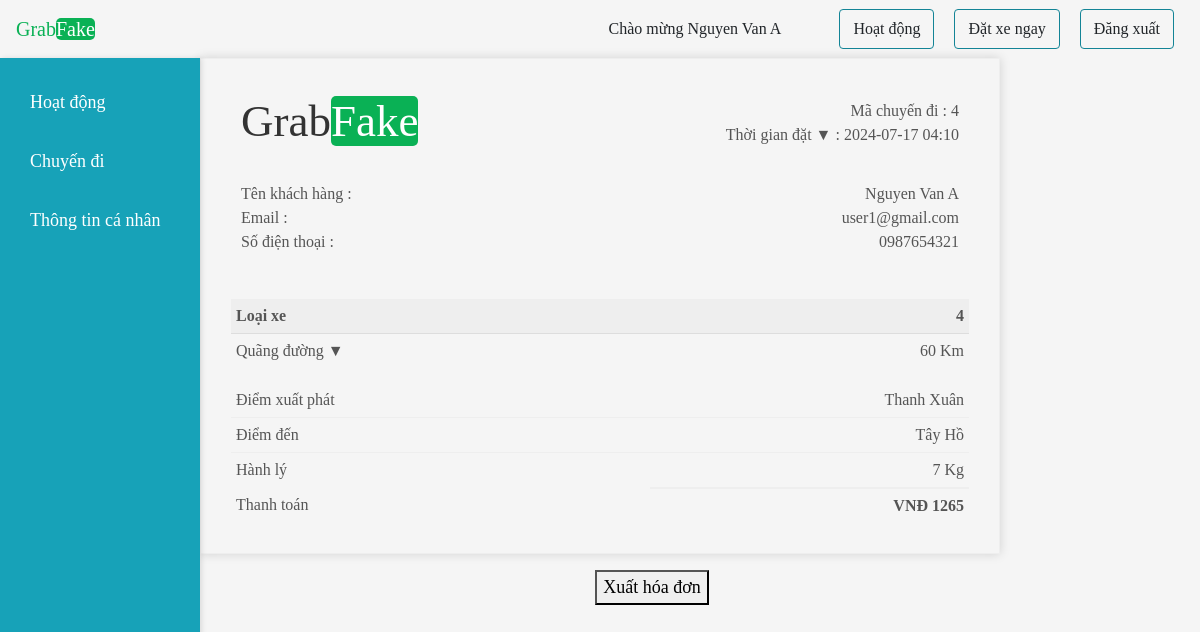
The page /invoiceu.php?id=4 (signed in) on the database its author committed.
### tables this page shows
CREATE TABLE `ride` (
  `ride_id` int NOT NULL,
  `ride_date` varchar(20) NOT NULL,
  `from_distance` varchar(50) NOT NULL,
  `to_distance` varchar(50) NOT NULL,
  `cab_type` tinyint NOT NULL,
  `total_distance` varchar(50) NOT NULL,
  `luggage` varchar(50) NOT NULL,
  `total_fare` varchar(50) NOT NULL,
  `status` int NOT NULL,
  `customer_user_id` int NOT NULL,
  `driver_id` int NOT NULL
);

CREATE TABLE `user` (
  `user_id` int NOT NULL,
  `user_name` varchar(50) NOT NULL,
  `name` varchar(255) NOT NULL,
  `dateofsignup` varchar(20) NOT NULL,
  `mobile` varchar(15) NOT NULL,
  `isblock` tinyint(1) NOT NULL,
  `password` varchar(50) NOT NULL,
  `role` tinyint(1) NOT NULL,
  `vehicle_type` int NOT NULL
);

### dbcon.php (called while the page is built, shortened)
<?php
class Dbcon
{
    public function __construct()
    {
        $this->conn = new mysqli("localhost", "root", "", "grab_fake");
    }
}

### user.php (called while the page is built, shortened)
<?php
require('dbcon.php');
class user
{
    function iallride($id, $conn)
    {
        $sql = "SELECT * FROM ride WHERE ride_id='$id'";
        $result = $conn->query($sql);
        $appr = array();
        while ($row = $result->fetch_assoc()) {
            array_push($appr, $row);
        }
        return $appr;
    }
    function ialluser($cid, $conn)
    {
        $sql = "SELECT * FROM user WHERE user_id='$cid'";
        $result = $conn->query($sql);
        $appr = array();
        while ($row = $result->fetch_assoc()) {
            array_push($appr, $row);
        }
        return $appr;
    }
}

### invoiceu.php (the view, shortened to what this page needs)
<?php
if ($_SESSION['userdata']['role'] == 1) {
    include('header.php');
    include('adminwrk.php');
?>
    <header>
        <nav class="navbar navbar-expand-lg">
            <a class="navbar-brand nos" href="#">Grab<span class="logo-header">Fake</span></a>
            <button class="navbar-toggler" type="button" data-toggle="collapse" data-target="#navbarSupportedContent" aria-controls="navbarSupportedContent" aria-expanded="false" aria-label="Toggle navigation">
                <span><i class="fas fa-bars logo text-dark"></i></span>
            </button>
            <div class="collapse navbar-collapse" id="navbarSupportedContent">
                <ul class="navbar-nav ml-auto">
                    <li class="nav-item rbtn">
                        <a class="btn" href="admin.php">Dashboard</a>
                        <a class="btn" href="logout.php">Đăng xuất</a>
                    </li>
                </ul>
            </div>
        </nav>
    </header>
    <?php
    echo '<h1 class="text-center text-weight-bold text-dark">ADMIN can not Enter User Area</h1>';
} else {
    include('header.php');
    include('user.php');
    include('navs.php');
    if ($_SESSION['userdata']['role'] != 1) {
        include('ussidebar.php');
        $id = $_GET['id'];
        $adm = new user();
        $admc = new dbcon();
        $shor = $adm->iallride($id, $admc->conn);
        foreach ($shor as $key => $val) {
            $rid = $val['ride_id'];
            $cid = $val['customer_user_id'];
            $date = $val['ride_date'];
            $cab = $val['cab_type'];
            $pic = $val['from_distance'];
            $drop = $val['to_distance'];
            $lugg = $val['luggage'];
            $fare = $val['total_fare'];
            $dist = $val['total_distance'];
        }
        $usr = $adm->ialluser($cid, $admc->conn);
        foreach ($usr as $key1 => $val1) {
            $name = $val1['name'];
            $email = $val1['user_name'];
            $mob = $val1['mobile'];
        }
    ?>
        </head>
        <body>
            <div id="pbox">
                <div class="invoice-box">
                    <table cellpadding="0" cellspacing="0">
                        <tr class="top">
                            <td colspan="2">
                                <table>
                                    <tr>
                                        <td class="title">
                                            <a style="width:100%; max-width:300px;">Grab<span class="logo-header">Fake</span>
                                        </td>
                                        <td>
                                            Mã chuyến đi : <?php echo $rid; ?><br>
                                            Thời gian đặt &#9660; : <?php echo $date; ?><br>
                                        </td>
                                    </tr>
                                </table>
                            </td>
                        </tr>
                        <tr class="information">
                            <td colspan="2">
                                <table>
                                    <tr>
                                        <td>
                                            Tên khách hàng :<br>
                                            Email :<br>
                                            Số điện thoại :
                                        </td>
                                        <td>
                                            <?php echo $name; ?><br>
                                            <?php echo $email; ?><br>
                                            <?php echo $mob; ?>
                                        </td>
                                    </tr>
                                </table>
                            </td>
                        </tr>
                        <tr class="heading">
                            <td>
                                Loại xe
                            </td>
                            <td>
                                <?php echo $cab; ?>
                            </td>
                        </tr>
                        <tr class="details">
                            <td>
                                Quãng đường &#9660;
                            </td>
                            <td>
                                <?php echo $dist; ?> Km
                            </td>
                        </tr>
                        <tr class="item">
                            <td>
                                Điểm xuất phát
                            </td>
                            <td>
                                <?php echo $pic; ?>
                            </td>
                        </tr>
                        <tr class="item">
                            <td>
                                Điểm đến
                            </td>
                            <td>
                                <?php echo $drop; ?>
                            </td>
                        </tr>
                        <tr class="item last">
                            <td>
                                Hành lý
                            </td>
                            <td>
                                <?php echo $lugg; ?> Kg
                            </td>
                        </tr>
                        <tr class="total">
                            <td>Thanh toán</td>
                            <td>VNĐ
                                <?php echo $fare; ?>
                            </td>
                        </tr>
                    </table>
                </div>
            </div>
            <div class="text-center mt-3 mr-lg-5 pr-lg-5">
                <button id="prnt">Xuất hóa đơn</button>
            </div>
    <?php
    }
    include('adfoot.php');
} ?>

### assets/css/style.css (style rules this page uses)
* { box-sizing: border-box; }
body { font-family: "Times New Roman", Times, serif; font-size: 16px; line-height: 1.6; margin: 0; padding: 0; background-color: #f5f5f5; }
.logo-header { background-color: #0ab155; color: white; border-radius: 5px; }
button { font-size: 18px !important; }
.invoice-box { max-width: 800px; margin: auto; padding: 30px; border: 1px solid #eee; box-shadow: 0 0 10px rgba(0, 0, 0, 0.15); font-size: 16px; line-height: 24px; color: #555; }
.invoice-box table { width: 100%; line-height: inherit; text-align: left; }
.invoice-box table td { padding: 5px; vertical-align: top; }
.invoice-box table tr td:nth-child(2) { text-align: right; }
.invoice-box table tr.top table td { padding-bottom: 20px; }
.invoice-box table tr.top table td.title { font-size: 45px; line-height: 45px; color: #333; }
.invoice-box table tr.information table td { padding-bottom: 40px; }
.invoice-box table tr.heading td { background: #eee; border-bottom: 1px solid #ddd; font-weight: bold; }
.invoice-box table tr.details td { padding-bottom: 20px; }
.invoice-box table tr.item td { border-bottom: 1px solid #eee; }
.invoice-box table tr.item.last td { border-bottom: none; }
.invoice-box table tr.total td:nth-child(2) { border-top: 2px solid #eee; font-weight: bold; }

### rows shown on the page
ride: ride_id "4", ride_date "2024-07-17 04:10", cab_type "4", total_distance "60", from_distance "Thanh Xuân", to_distance "Tây Hồ", luggage "7", total_fare "1265"
user: name "Nguyen Van A", user_name "user1@gmail.com", mobile "0987654321"

### other values the page prints
$_SESSION['userdata']['username'] "Nguyen Van A"
